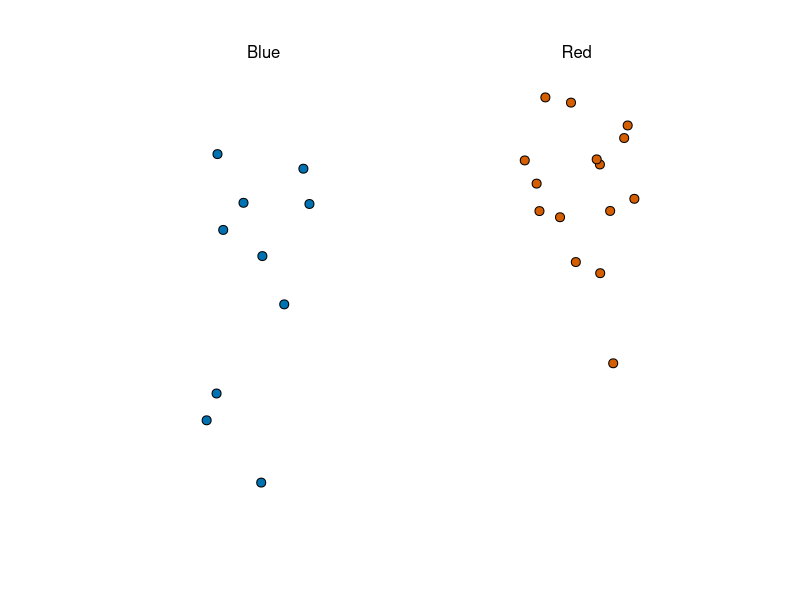
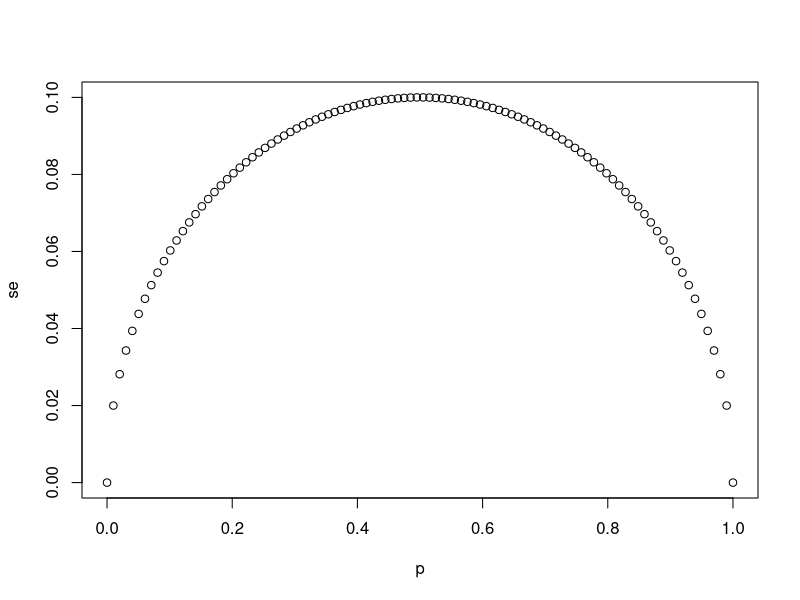
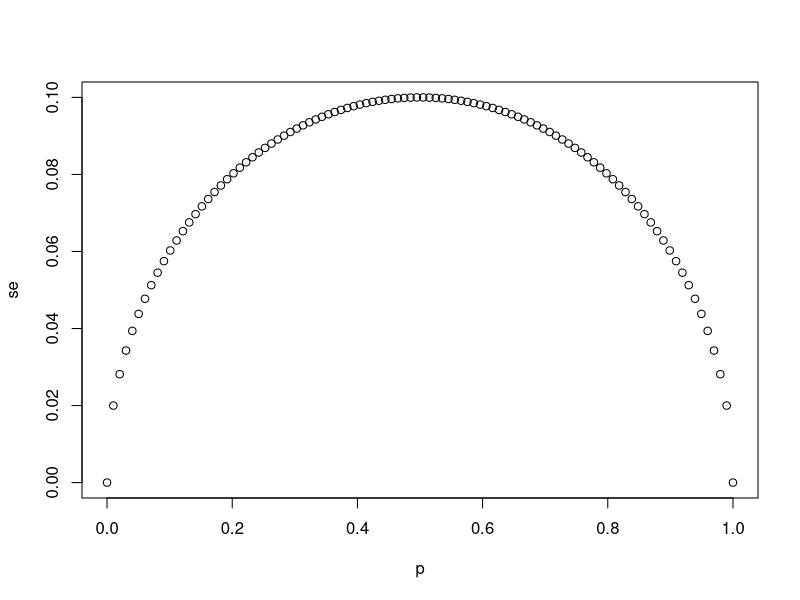
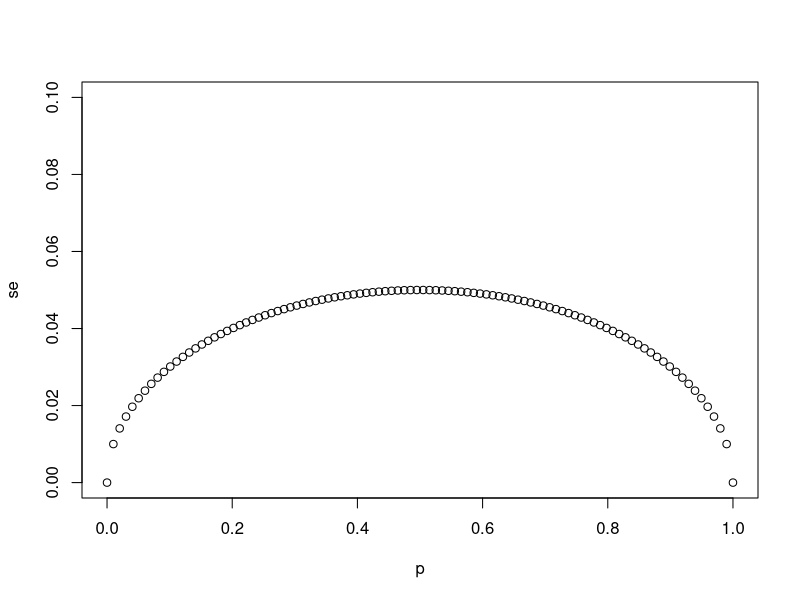
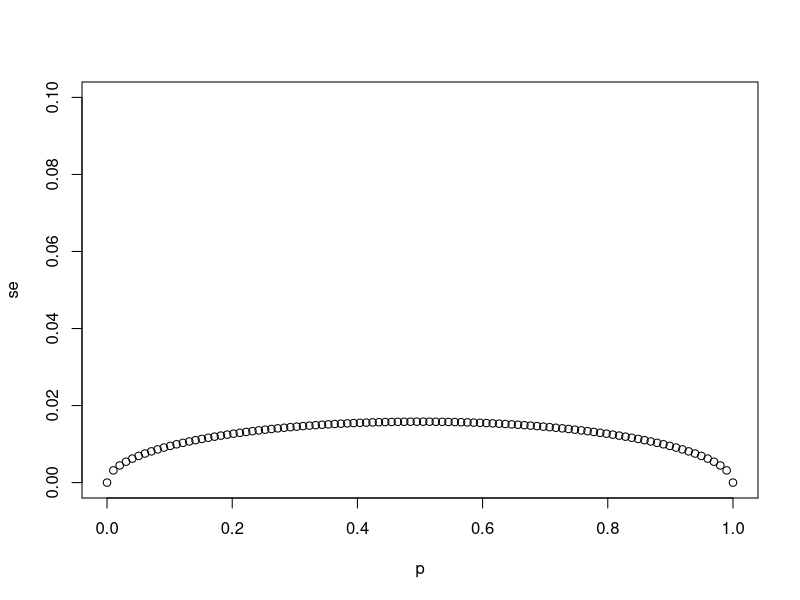
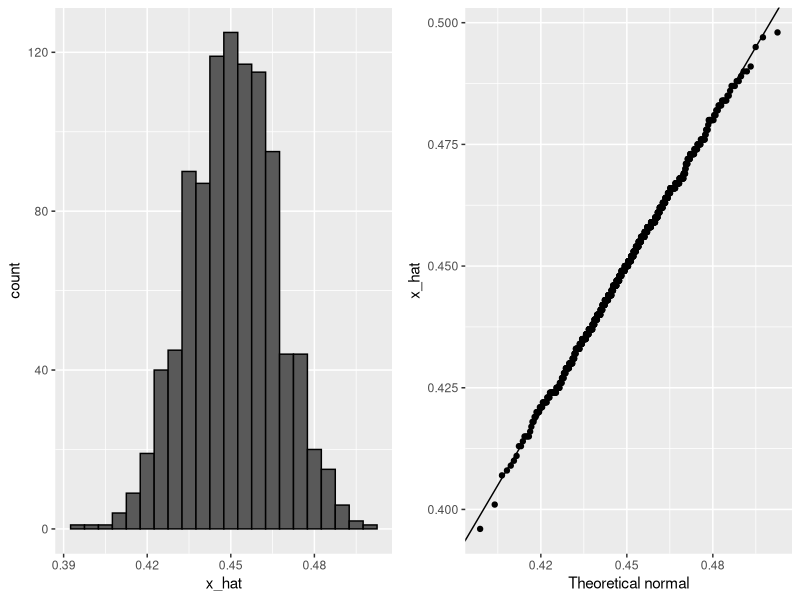
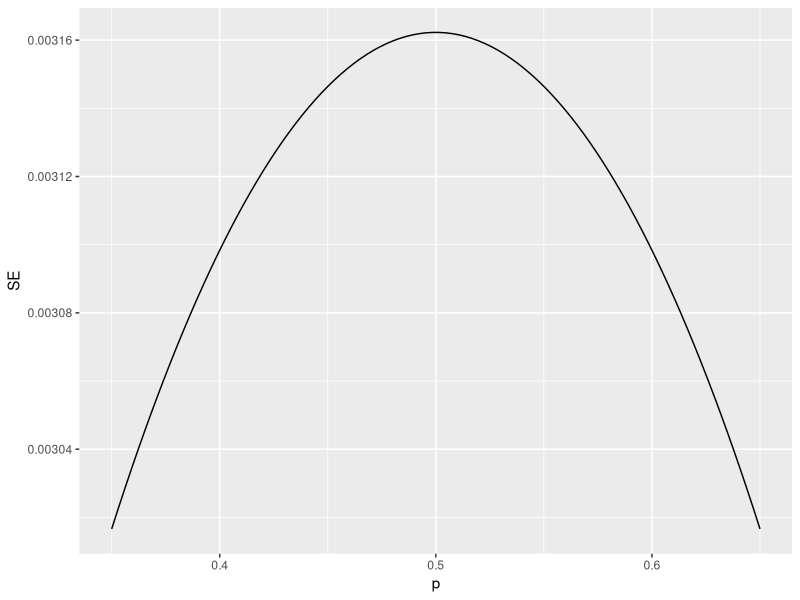
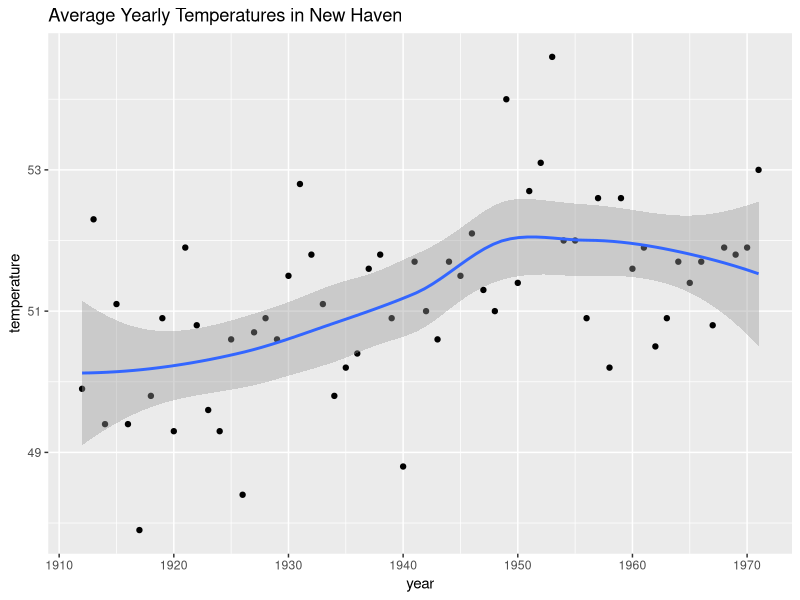

Reproduce these figures in R, in order. (Note: this script raises an error after producing the figures.)
library(tidyverse)
library(dslabs)
take_poll(25)

# `N` represents the number of people polled
N <- 25

# Create a variable `p` that contains 100 proportions ranging from 0 to 1 using the `seq` function
p <- seq(0, 1, length = 100)

# Create a variable `se` that contains the standard error of each sample average
se <- sqrt((p*(1-p))/N)
plot(p, se)

# This For-Loop plots various proportions across three different sample sizes
sample_sizes <- c(25, 100, 1000)
for(N in sample_sizes){
  se <- sqrt(p*(1-p)/N)
  plot(p, se, ylim = c(0,0.5/sqrt(25)))
}

#Computing the Probability of X_Bar being within 0.01 of p
blue <- 12
red <- 13
x_hat <- blue / (blue + red)
se <- sqrt(x_hat*(1-x_hat)/25)
pnorm(0.01/se) - pnorm(-0.01/se)

#Monte Carlo Simulation using a set value of P
p <- 0.45
N <- 1000
#Simulating one Poll with N Draws
x <- sample(c(0,1), size = N, replace = TRUE, prob = c(1-p,p)) 
x_hat <- mean(x)
#Simulating B polls each with N Draws
B <- 1000
N <- 1000
x_hat <- replicate(B, {
  x <- sample(c(0,1), size = N, replace = TRUE, prob = c(1-p, p))
  mean(x)
})

#Construct Histogram snd QQPlot of Monte Carlo Results
library(tidyverse)
library(gridExtra)
p1 <- data.frame(x_hat = x_hat) %>%
  ggplot(aes(x_hat)) +
  geom_histogram(binwidth = 0.005, color = "black")

p2 <- data.frame(x_hat = x_hat) %>%
  ggplot(aes(sample = x_hat)) +
  stat_qq(dparams = list(mean = mean(x_hat), sd(x_hat))) +
  geom_abline() +
  ylab("x_hat") +
  xlab("Theoretical normal")

grid.arrange(p1, p2, nrow = 1)

#PLotting Margin of Error in an extremely large poll over a range of values p
N <- 100000
p <- seq(0.35, 0.65, length = 100)
SE <- sapply(p, function(x) 2*sqrt(x*(1-x)/N))
data.frame(p = p, SE = SE) %>%
  ggplot(aes(p, SE)) +
  geom_line()

#Geom_smooth Confidence Interval Example
library(tidyverse)
data("nhtemp")
data.frame(year = as.numeric(time(nhtemp)), temperature = as.numeric(nhtemp)) %>%
  ggplot(aes(year, temperature)) +
  geom_point() +
  geom_smooth() +
  ggtitle("Average Yearly Temperatures in New Haven")

#Mone Carlo Simulation of Confidence Intervals
p <- 0.45
N <- 1000
B <- 10000
inside <- replicate(B, {
  X <- sample(c(0,1), size = N, replace = TRUE, prob = c(1-p,p))
  X_hat <- mean(X)
  SE_hat <- sqrt(X_hat*(1-X_hat)/N)
  
  between(p, X_hat - 2*SE_hat, X_hat + 2*SE_hat) #True of p is in interval
})
mean(inside)

c(X_hat - 2*SE_hat, X_hat + 2*SE_hat) #Mathematical Calculation of Interval

#Solving for Z with qnorm
z <- qnorm(0.95) #Stores the previously calculated interval range
pnorm(qnorm(0.95))
pnorm(qnorm(1-0.95))
pnorm(z)-pnorm(-z) #Validates calcultation by printing desired quantile range

#Poll Simulation
d <- 0.039 #Actual Spread
Ns <- c(1298, 533, 1342, 897, 774, 254, 812, 32, 1291, 1056, 2172, 516) #Poll Sample Sizes
p <- (d+1)/2 #Formula for calculating observed value from the spread
#Calculate confidence intervals of the spread
confidence_intervals <- sapply(Ns, function(N){
  X <- sample(c(0,1), size = N, replace = TRUE, prob = c(1-p, p))
  X_hat <- mean(X)
  SE_hat <- sqrt(X_hat*(1-X_hat)/N)
  2*c(X_hat, X_hat - 2*SE_hat, X_hat + 2*SE_hat) - 1 #generates spread estimate with upper and lower bounds
})

#Generate a data frame storing the results
polls <- data.frame(poll = 1:ncol(confidence_intervals),
                    t(confidence_intervals), sample_size = Ns)
names(polls) <- c("poll", "estimate", "low", "high", "sample_size")

#Calculating the spread of the aggregated polls
d_hat <- polls %>%
  summarize(avg = sum(estimate*sample_size) / sum(sample_size)) %>% .$avg
p_hat <- (1+d_hat)/2
moe <- 2*qnorm(.975)*sqrt(p_hat*(1-p_hat)/sum(polls$sample_size))
round(d_hat*100,1)
round(moe*100,1)

#Generating Simulated Poll Data
library(dslabs)
data("polls_us_election_2016")
names(polls_us_election_2016)
#Filtering polls for those within one week of election and with reliable grades
polls <- polls_us_election_2016 %>%
  filter(state == "U.S." & enddate >= "2016-10-31" &
           (grade %in% c("A+", "A", "A-", "B+") | is.na(grade)))
#Add Spread Estimate
polls <- polls %>%
  mutate(spread = rawpoll_clinton/100 - rawpoll_trump/100)
#Compute estimated spread for combined polls
d_hat <- polls %>%
  summarize(d_hat = sum(spread * samplesize) / sum(samplesize)) %>%
  .$d_hat
#Compute margin of error
p_hat <- (d_hat + 1)/2
moe <- qnorm(.975)*2*sqrt(p_hat*(1-p_hat)/sum(polls$samplesize))
#Histogram of the spread
polls %>%
  ggplot(aes(spread)) +
  geom_histogram(color = "black", binwidth = .01)
#Investigating Pollster Bias
polls %>% group_by(pollster) %>% summarize(n())
polls %>% group_by(pollster) %>%
  filter(n() >=6) %>%
  ggplot(aes(pollster, spread)) +
  geom_point() +
  theme(axis.text.x = element_text(angle = 90, hjust = 1))
#Standard error for each pollster
polls %>% group_by(pollster) %>%
  filter(n() >= 6) %>%
  summarize(se = 2 *sqrt(p_hat*(1-p_hat)/median(samplesize)))

#Data Driven Model Incorporating Pollster Variability
#Collect last result before the election for each pollster
one_poll_per_pollster <- polls %>% group_by(pollster) %>%
  filter(enddate == max(enddate)) %>%
  ungroup()
#Histogram of spread estimates
one_poll_per_pollster %>%
  ggplot(aes(spread)) + geom_histogram(binwidth = 0.01)
#Construct 95% confidence interval
results <- one_poll_per_pollster %>%
  summarize(avg = mean(spread), se = sd(spread)/sqrt(length(spread))) %>%
  mutate(start = avg - qnorm(.975)*se, end = avg + qnorm(.975)*se)
round(results*100, 1)

#Monte Carlo Simulation of Bayes Theorem (Frequentist Statistics)
prev <- 0.00025 #Disease Prevalence
N <- 100000
outcome <- sample(c("Disease", "Healthy"), N, replace = TRUE, prob = c(prev, 1-prev))
N_D <- sum(outcome == "Disease")
N_H <- sum(outcome == "Healthy")
#Randomly determine if the test is possitive or negative
accuracy <- 0.99
test <- vector("character", N)
test[outcome == "Disease"] <- sample(c("+", "-"), N_D, replace = TRUE, prob = c(accuracy, 1-accuracy))
test[outcome == "Healthy"] <- sample(c("+", "-"), N_H, replace = TRUE, prob = c(accuracy, 1-accuracy))
table(outcome, test)

#Computing the Posterier Mean and Credible Interval
mu <- 0
tau <- 0.035
sigma <- results$se
Y <- results$avg
B <- sigma^2/(sigma^2 + tau^2)
posterior_mean <- B*mu + (1-B)*Y
posterior_se <- sqrt(1 / (1/sigma^2 + 1/tau^2))
posterior_mean
posterior_se
#95% Credible Interval
posterior_mean + c(-qnorm(.975), qnorm(.975))*posterier_se
#Probability of d>0 (Clinton Wins Popular Vote)
1 - pnorm(0, posterior_mean, posterior_se)
#Adjustment for General Bias Variability
sigma <- sqrt(results$se^2 + .025^2)
B <- sigma^2/(sigma^2 + tau^2)
posterior_mean <- B*mu + (1-B)*Y
posterior_se <- sqrt(1 / (1/sigma^2 + 1/tau^2))
1-pnorm(0, posterior_mean, posterior_se)

#Research Funding Example
library(tidyverse)
library(dslabs)
data(research_funding_rates)
research_funding_rates
#Compute totals that were successful or not
totals <- research_funding_rates %>%
  select(-discipline) %>%
  summarize_all(funs(sum)) %>%
  summarize(yes_men = awards_men,
            no_men = applications_men - awards_men,
            yes_women = awards_women,
            no_women = applications_women - awards_women)
#Compare percentage of men and women with awards
totals %>% summarize(percent_men = yes_men/(yes_men + no_men), 
                     percent_women = yes_women/(yes_women + no_women))

#Two by Two Table and P-Value for "Lady Tasting Tea" (Fisher Test)
tab <- matrix(c(3, 1, 1, 3), 2, 2)
rownames(tab) <- c("Poured Before", "Poured After")
colnames(tab) <- c("Guessed Before", "Guessed After")
tab
fisher.test(tab, alternative = "greater")

#Two by Two Table and P-Value for Research Problem (Chi Squared)
funding_rate <- totals %>%
  summarize(percent_total = (yes_men + yes_women) / (yes_men + no_men + yes_women + no_women)) %>%
  .$percent_total
funding_rate
two_by_two <- tibble(awarded = c("no", "yes"),
                     men = c(totals$no_men, totals$yes_men),
                     women = c(totals$no_women, totals$yes_women))
two_by_two
#Compute the null hyposthesis for the two-by-two table
tibble(awarded = c("no", "yes"),
       men = (totals$no_men +totals$ye_men) * c(1-funding_rate, funding_rate),
       women = (totals$no_women + totals$yes_women) * c(1-funding_rate, funding_rate))
#Chi Squared Test
chisq_test <- two_by_two %>%
  select(-awarded) %>%
  chisq.test()
chisq_test$p.value
#Odds Ratio
odds_men <- (two_by_two$men[2] / sum(two_by_two$men)) / 
  (two_by_two$men[1] / sum(two_by_two$men))
odds_women <- (two_by_two$women[2] / sum(two_by_two$women)) / (two_by_two$women[1] / sum(two_by_two$women))
odds_men/odds_women
